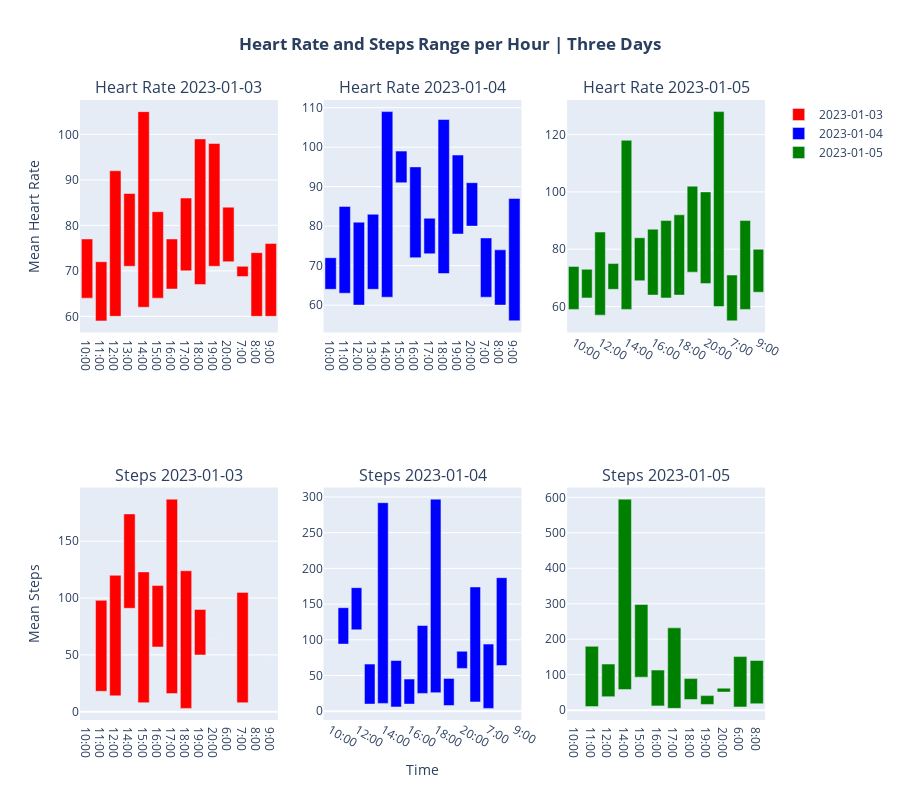

Write notebook code for a chart like this one.
### Markdown cell above
### Heart Rate and Steps 3 Days - Box

### Code cell
import pandas as pd
import plotly.graph_objects as go
from plotly.subplots import make_subplots

# Read the CSV files
heartRateDF = pd.read_csv('../data/descriptive_statistics/mean_heart_rate_three_days.csv')
stepsDF = pd.read_csv('../data/descriptive_statistics/mean_steps_three_days.csv')

dates = sorted(heartRateDF['date'].unique())
colors = ['red', 'blue', 'green']

fig = make_subplots(rows=2, cols=len(dates), subplot_titles=[f'Heart Rate {date}' for date in dates] + [f'Steps {date}' for date in dates])
# Loop over unique dates
for i, date in enumerate(dates):
    # Filter DataFrames for the current date
    heartRateDFDate = heartRateDF[heartRateDF['date'] == date].sort_values('hour')
    stepsDFDate = stepsDF[stepsDF['date'] == date].sort_values('hour')

    # Convert 'hour' to string and append ":00"
    heartRateDFDate['hour'] = heartRateDFDate['hour'].astype(str) + ":00"
    stepsDFDate['hour'] = stepsDFDate['hour'].astype(str) + ":00"
    
    # Calculate min and max heart rate and steps for each hour
    heartRateDFDate = heartRateDFDate.groupby('hour')['heartRate'].agg(['min', 'max']).reset_index()
    stepsDFDate = stepsDFDate.groupby('hour')['steps'].agg(['min', 'max']).reset_index()

    # Calculate the range and max heart rate and steps
    heartRateDFDate['range'] = heartRateDFDate['max'] - heartRateDFDate['min']
    heartRateDFDate['maxHeartRate'] = heartRateDFDate['min'] + heartRateDFDate['range']
    stepsDFDate['range'] = stepsDFDate['max'] - stepsDFDate['min']
    stepsDFDate['maxSteps'] = stepsDFDate['min'] + stepsDFDate['range']

    # Add trace for the range of heart rates for the current date
    fig.add_trace(go.Bar(
        x=heartRateDFDate['hour'],
        y=heartRateDFDate['range'],
        base=heartRateDFDate['min'],
        name=date,
        marker_color=colors[i % len(colors)],
        hovertemplate=
            '<b>Hour</b>: %{x}<br>' +
            '<b>Min Heart Rate</b>: %{base}<br>' +
            '<b>Max Heart Rate</b>: %{customdata}<br>' +
            '<b>Range</b>: %{y}<extra></extra>',
        customdata=heartRateDFDate['maxHeartRate']
    ), row=1, col=i+1)  # Add this trace to the i-th subplot in the first row

    # Add trace for range of steps for the current date
    fig.add_trace(go.Bar(
        x=stepsDFDate['hour'],
        y=stepsDFDate['range'],
        base=stepsDFDate['min'],
        name=date,
        marker_color=colors[i % len(colors)],
        hovertemplate=
            '<b>Hour</b>: %{x}<br>' +
            '<b>Min Steps</b>: %{base}<br>' +
            '<b>Max Steps</b>: %{customdata}<br>' +
            '<b>Range</b>: %{y}<extra></extra>',
        customdata=stepsDFDate['maxSteps'],
        showlegend=False,
    ), row=2, col=i+1)  # Add this trace to the i-th subplot in the second row

# Update yaxis labels
fig.update_yaxes(title_text='Mean Heart Rate', row=1, col=1)
fig.update_yaxes(title_text='Mean Steps', row=2, col=1)
fig.update_xaxes(title_text='Time', row=2, col=2)

# Add title
fig.update_layout(
    title_text='<b>Heart Rate and Steps Range per Hour | Three Days</b>',
    title_x=0.5,
    height=800
)

fig.show()

### Figure 1 — Plotly figure (JSON) as saved in the notebook; plotly's stock layout.template omitted (floating-point values rounded to 4 significant figures)
{"data": [{"base": [64, 59, 60, 71, 62, 64, 66, 70, 67, 71, 72, 68.73, 60, 60], "customdata": [77, 72, 92, 87, 105, 83, 77, 86, 99, 98, 84, 71, 74, 76], "hovertemplate": "<b>Hour</b>: %{x}<br><b>Min Heart Rate</b>: %{base}<br><b>Max Heart Rate</b>: %{customdata}<br><b>Range</b>: %{y}<extra></extra>", "marker": {"color": "red"}, "name": "2023-01-03", "type": "bar", "x": ["10:00", "11:00", "12:00", "13:00", "14:00", "15:00", "16:00", "17:00", "18:00", "19:00", "20:00", "7:00", "8:00", "9:00"], "xaxis": "x", "y": [13, 13, 32, 16, 43, 19, 11, 16, 32, 27, 12, 2.268, 14, 16], "yaxis": "y"}, {"base": [4, 18, 14, 91, 8, 57, 16, 3, 50, 64, 44, 8, 160, 47], "customdata": [4, 98, 120, 174, 123, 111, 187, 124, 90, 64, 44, 105, 160, 47], "hovertemplate": "<b>Hour</b>: %{x}<br><b>Min Steps</b>: %{base}<br><b>Max Steps</b>: %{customdata}<br><b>Range</b>: %{y}<extra></extra>", "marker": {"color": "red"}, "name": "2023-01-03", "showlegend": false, "type": "bar", "x": ["10:00", "11:00", "12:00", "14:00", "15:00", "16:00", "17:00", "18:00", "19:00", "20:00", "6:00", "7:00", "8:00", "9:00"], "xaxis": "x4", "y": [0, 80, 106, 83, 115, 54, 171, 121, 40, 0, 0, 97, 0, 0], "yaxis": "y4"}, {"base": [64, 63, 60, 64, 62, 91, 72, 73, 68, 78, 80, 62, 60, 56], "customdata": [72, 85, 81, 83, 109, 99, 95, 82, 107, 98, 91, 77, 74, 87], "hovertemplate": "<b>Hour</b>: %{x}<br><b>Min Heart Rate</b>: %{base}<br><b>Max Heart Rate</b>: %{customdata}<br><b>Range</b>: %{y}<extra></extra>", "marker": {"color": "blue"}, "name": "2023-01-04", "type": "bar", "x": ["10:00", "11:00", "12:00", "13:00", "14:00", "15:00", "16:00", "17:00", "18:00", "19:00", "20:00", "7:00", "8:00", "9:00"], "xaxis": "x2", "y": [8, 22, 21, 19, 47, 8, 23, 9, 39, 20, 11, 15, 14, 31], "yaxis": "y2"}, {"base": [46, 94, 114, 10, 11, 6, 10, 25, 26, 8, 60, 13, 4, 64, 16], "customdata": [46, 145, 173, 66, 292, 71, 45, 120, 297, 46, 84, 174, 94, 187, 16], "hovertemplate": "<b>Hour</b>: %{x}<br><b>Min Steps</b>: %{base}<br><b>Max Steps</b>: %{customdata}<br><b>Range</b>: %{y}<extra></extra>", "marker": {"color": "blue"}, "name": "2023-01-04", "showlegend": false, "type": "bar", "x": ["10:00", "11:00", "12:00", "13:00", "14:00", "15:00", "16:00", "17:00", "18:00", "19:00", "20:00", "6:00", "7:00", "8:00", "9:00"], "xaxis": "x5", "y": [0, 51, 59, 56, 281, 65, 35, 95, 271, 38, 24, 161, 90, 123, 0], "yaxis": "y5"}, {"base": [59, 63, 57, 66, 59, 69, 64, 63, 64, 72, 68, 60, 55, 59, 65], "customdata": [74, 73, 86, 75, 118, 84, 87, 90, 92, 102, 100, 128, 71, 90, 80], "hovertemplate": "<b>Hour</b>: %{x}<br><b>Min Heart Rate</b>: %{base}<br><b>Max Heart Rate</b>: %{customdata}<br><b>Range</b>: %{y}<extra></extra>", "marker": {"color": "green"}, "name": "2023-01-05", "type": "bar", "x": ["10:00", "11:00", "12:00", "13:00", "14:00", "15:00", "16:00", "17:00", "18:00", "19:00", "20:00", "6:00", "7:00", "8:00", "9:00"], "xaxis": "x3", "y": [15, 10, 29, 9, 59, 15, 23, 27, 28, 30, 32, 68, 16, 31, 15], "yaxis": "y3"}, {"base": [10, 10, 38, 58, 93, 12, 5, 30, 16, 51, 9, 18], "customdata": [10, 180, 130, 595, 298, 113, 232, 89, 41, 62, 151, 140], "hovertemplate": "<b>Hour</b>: %{x}<br><b>Min Steps</b>: %{base}<br><b>Max Steps</b>: %{customdata}<br><b>Range</b>: %{y}<extra></extra>", "marker": {"color": "green"}, "name": "2023-01-05", "showlegend": false, "type": "bar", "x": ["10:00", "11:00", "12:00", "14:00", "15:00", "16:00", "17:00", "18:00", "19:00", "20:00", "6:00", "8:00"], "xaxis": "x6", "y": [0, 170, 92, 537, 205, 101, 227, 59, 25, 11, 142, 122], "yaxis": "y6"}], "layout": {"annotations": [{"font": {"size": 16}, "showarrow": false, "text": "Heart Rate 2023-01-03", "x": 0.1444, "xanchor": "center", "xref": "paper", "y": 1, "yanchor": "bottom", "yref": "paper"}, {"font": {"size": 16}, "showarrow": false, "text": "Heart Rate 2023-01-04", "x": 0.5, "xanchor": "center", "xref": "paper", "y": 1, "yanchor": "bottom", "yref": "paper"}, {"font": {"size": 16}, "showarrow": false, "text": "Heart Rate 2023-01-05", "x": 0.8556, "xanchor": "center", "xref": "paper", "y": 1, "yanchor": "bottom", "yref": "paper"}, {"font": {"size": 16}, "showarrow": false, "text": "Steps 2023-01-03", "x": 0.1444, "xanchor": "center", "xref": "paper", "y": 0.375, "yanchor": "bottom", "yref": "paper"}, {"font": {"size": 16}, "showarrow": false, "text": "Steps 2023-01-04", "x": 0.5, "xanchor": "center", "xref": "paper", "y": 0.375, "yanchor": "bottom", "yref": "paper"}, {"font": {"size": 16}, "showarrow": false, "text": "Steps 2023-01-05", "x": 0.8556, "xanchor": "center", "xref": "paper", "y": 0.375, "yanchor": "bottom", "yref": "paper"}], "height": 800, "title": {"text": "<b>Heart Rate and Steps Range per Hour | Three Days</b>", "x": 0.5}, "xaxis": {"anchor": "y", "domain": [0, 0.2889]}, "xaxis2": {"anchor": "y2", "domain": [0.3556, 0.6444]}, "xaxis3": {"anchor": "y3", "domain": [0.7111, 1]}, "xaxis4": {"anchor": "y4", "domain": [0, 0.2889]}, "xaxis5": {"anchor": "y5", "domain": [0.3556, 0.6444], "title": {"text": "Time"}}, "xaxis6": {"anchor": "y6", "domain": [0.7111, 1]}, "yaxis": {"anchor": "x", "domain": [0.625, 1], "title": {"text": "Mean Heart Rate"}}, "yaxis2": {"anchor": "x2", "domain": [0.625, 1]}, "yaxis3": {"anchor": "x3", "domain": [0.625, 1]}, "yaxis4": {"anchor": "x4", "domain": [0, 0.375], "title": {"text": "Mean Steps"}}, "yaxis5": {"anchor": "x5", "domain": [0, 0.375]}, "yaxis6": {"anchor": "x6", "domain": [0, 0.375]}}}
